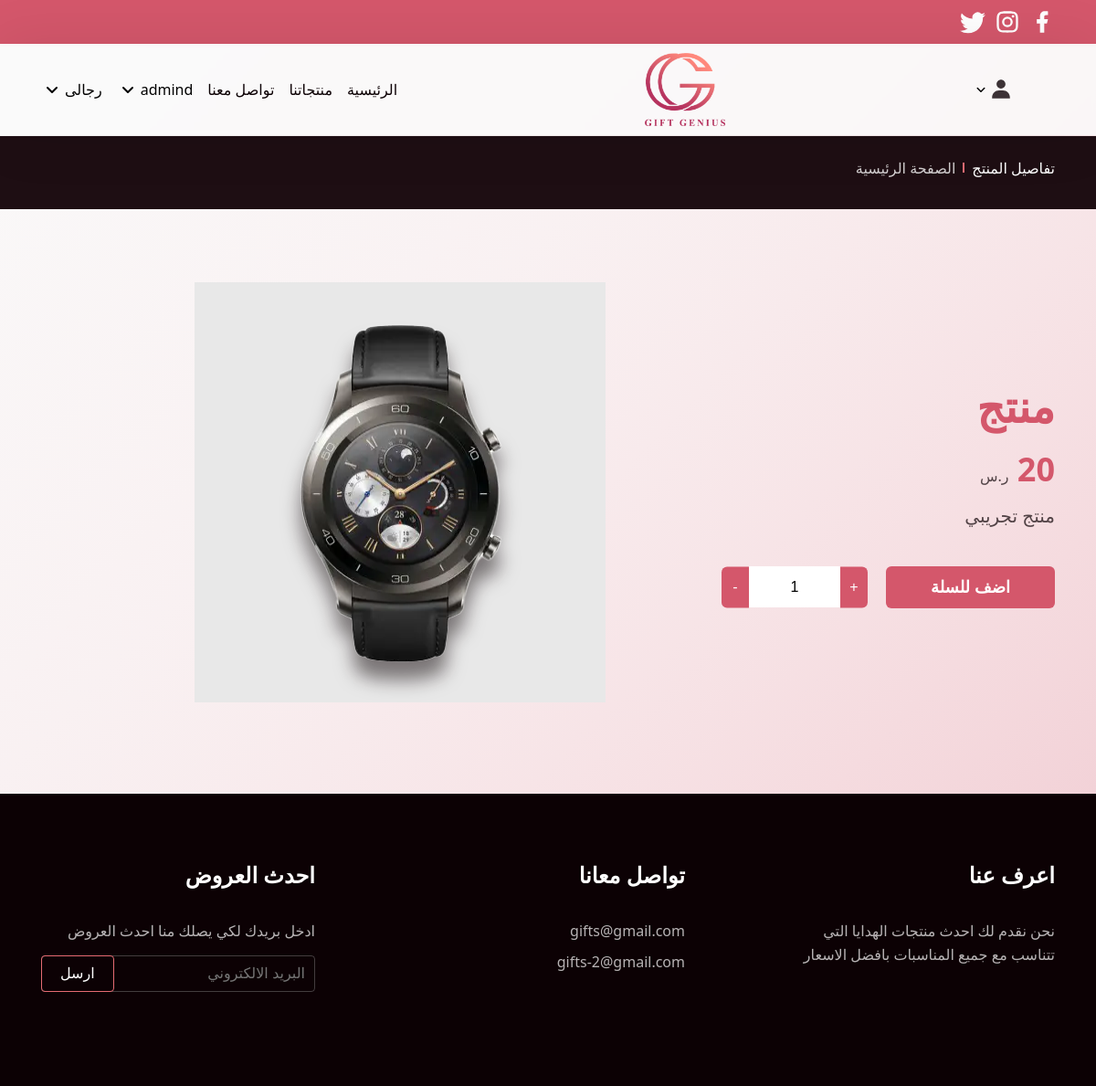
Page /productDetails.php?id=1 on the committed database.
### tables this page shows
CREATE TABLE `main_categories` (
  `id` int(11) UNSIGNED NOT NULL,
  `name` varchar(255) DEFAULT NULL
);

CREATE TABLE `products` (
  `id` int(10) UNSIGNED NOT NULL,
  `title` varchar(255) DEFAULT NULL,
  `image` varchar(255) DEFAULT NULL,
  `price` double DEFAULT 0,
  `qty` double DEFAULT 0,
  `description` text DEFAULT NULL,
  `category_id` int(11) UNSIGNED DEFAULT NULL,
  `sub_category_id` int(11) UNSIGNED DEFAULT NULL
);

### system/helper.php (called while the page is built, shortened)
<?php
if (!function_exists('runQuery')) {
    function runQuery($query)
    {
        $servername = "localhost";
        $username = "root";
        $password = "";
        $database = "gift";
        $conn = new mysqli($servername, $username, $password, $database);
        $conn->set_charset("utf8");
        return $conn->query($query);
    }
}

### productDetails.php (the view, shortened to what this page needs)
<?php
require('system/helper.php');
$selectProductsSql = "SELECT * FROM products WHERE id = {$_GET['id']}";
$selectProductsResult = runQuery($selectProductsSql);
$product = $selectProductsResult->fetch_assoc();
?>
<!DOCTYPE html>
<html lang="ar">
<head>
    <link rel="stylesheet" href="./assets/css/produtsDetails-C88IZhRT.css"/>
    <link rel="stylesheet" href="./assets/css/Categories-YAZY97fB.css"/>
</head>
<body>
<?php
include 'layout/inc/header.php';
?>
<main>
    <section class="breadcrumb relative overflow-hidden">
        <div class="container">
            <ul class="d-flex items-center  relative">
                <li class="defPage "><a href="index.php" class=""> تفاصيل المنتج </a></li>
                <li class="separator"></li>
                <li class="linkPage">الصفحة الرئيسية</li>
            </ul>
        </div>
    </section>
    <section class="detailsSection">
        <div class="container">
            <div class="row">
                <div class="col-5-lg col-12-md col-12-sm row-right">
                    <div class="right-side"><p
                                class="des name fs-48 fw-700 mb-6"><?php echo $product['title'] ?></php></p>
                        <p class="des price fs-36 fw-700 mb-6">
                            <span class="fs-16 fw-500">ر.س</span></p>
                        <p class="des overview fw-500 fs-20 mb-6">
                            <?php echo $product['description'] ?>
                        </p>
                        <form class="mt-14 d-flex items-center" action="" method="post">
                            <button class="btn btn-skew  round-6 py-6 px-12 fs-18 fw-700"
                                    type="<?php echo $product['qty'] > 0 ? 'submit' : 'button'; ?>"
                                    aria-label=" اضف للسلة">
                                اضف للسلة
                            </button>
                            <div class="form-group relative">
                                <button class="btn absolute right-0 top-50 more changeQty" data-type="add"
                                        data-qty="<?php echo $product['qty'] ?>" type="button" aria-label="more">
                                    +
                                </button>
                                <input type="text" readonly id="quantiy" name="qty"
                                       value="<?php echo $product['qty'] > 0 ? 1 : 'المنتج غير متاح'; ?>"
                                       class="text-center">
                                <button class="btn absolute left-0 top-50 mins changeQty" data-type="min"
                                        data-qty="<?php echo $product['qty'] ?>" type="button" aria-label="more">
                                    -
                                </button>
                            </div>
                        </form>
                    </div>
                </div>
                <div class="col-7-lg col-12-md col-12-sm row-left">
                    <div class="left-side">
                        <div class="full-img-container round-6 relative d-flex">
                            <div class="big-img"><img src="<?php echo $product['image'] ?>" alt="صورة المنتج"
                                                      class="round-6 mb-5" width="450" height="450" loading="lazy"
                                                      decoding="async"></div>
                        </div>
                    </div>
                </div>  </div>
        </div>
    </section>
</main>
<footer>
    <div class="container d-flex items-start justify-between">
        <div class="footer-ul about-us"><p class="title fs-24 fw-700">اعرف عنا</p>
            <p class="dec line-relaxed fs-16">
                نحن نقدم لك احدث منتجات الهدايا التي تتناسب مع جميع المناسبات بافضل
                الاسعار
            </p></div>
        <div class="footer-ul contact-us"><p class="title fs-24 fw-700">تواصل معانا</p>
            <p class="dec line-relaxed fs-16">gifts@gmail.com</p>
            <p class="dec line-relaxed fs-16 pt-4">gifts-2@gmail.com</p></div>
        <div class="footer-ul news"><p class="title fs-24 fw-700">احدث العروض</p>
            <p class="dec line-relaxed fs-16">ادخل بريدك لكي يصلك منا احدث العروض</p>
            <form action="index.php">
                <div class="from-group relative mt-7"><input type="email" placeholder="البريد الالكتروني"
                                                             class="round-4 pr-5">
                    <button class="btn  btn-skew sendEmails round-4 px-9  top-0 left-0" type="submit"
                            aria-label="send email">
                        ارسل
                    </button>
                </div>
            </form>
        </div>
    </div>
</footer>
</body>
</html>

### layout/inc/header.php (shortened to what this page needs)
<?php
require('system/helper.php');
$selectCategoriesSql = 'SELECT * FROM main_categories order by id DESC';
$selectCategoriesResult = runQuery($selectCategoriesSql);
?>
<nav class="topNav absolute top-0 py-5">
    <div class="container">
        <div class="icons d-flex items-center gap-y-5">
            <svg width="24" height="24" viewBox="0 0 24 24" data-icon="facebook">
                <symbol id="ai:local:facebook">
                    <path fill="currentColor"
                          d="M14 13.5h2.5l1-4H14v-2c0-1.03 0-2 2-2h1.5V2.14c-.326-.043-1.557-.14-2.857-.14C11.928 2 10 3.657 10 6.7v2.8H7v4h3V22h4z"/>
                </symbol>
                <use xlink:href="#ai:local:facebook"></use>
            </svg>
              </div>
    </div>
</nav>
<header class="absolute">
    <div class="container">
        <nav class="d-flex items-center justify-between py-5">
            <ul class="iconList d-flex items-center">
                <li class="nav-items"><a href="cart.php" class="nav-link mt-3">
                        <svg width="1em" height="1em" viewBox="0 0 512 512" data-icon="cart2">
                            <use xlink:href="#ai:local:cart2"></use>
                        </svg>
                    </a></li>
                <li class="dropdown nav-items pr-8 relative d-flex items-center openDropDown" data-drop="drop-0"><span
                            class="fw-700 nav-link relative openDropDown"  data-drop="drop-0">
                                     </span>
                </li>
            </ul>
            <a href="index.php" class="logo mx-auto"> <img src="./assets/images/gifts-AELogo-Cz-3vIdu_86Imp.webp"
                                                           alt="logo for Gift Genius " class="img-cover" loading="eager"
                                                           width="620" height="559" decoding="async"> </a>
            <ul class="d-flex items-center link-list normalMenu">
                <li class="nav-items pr-8"><a class="fw-500 nav-link  relative" href="index.php"> الرئيسية </a></li>
                <li class="nav-items pr-8"><a class="fw-500 nav-link  relative" href="product.php"> منتجاتنا </a></li>
                <li class="nav-items pr-8"><a class="fw-500 nav-link  relative" href="ContactUs.php"> تواصل معنا </a>
                </li>
                <?php
                if ($selectCategoriesResult->num_rows > 0) {
                    while ($row = $selectCategoriesResult->fetch_assoc()) {
                        ?>
                        <li class="dropdown nav-items pr-8 relative d-flex items-center openDropDown"
                            data-drop="drop-<?php echo $row['id']; ?>"><span
                                    class="fw-500 nav-link relative openDropDown"
                                    data-drop="drop-<?php echo $row['id']; ?>"> <?php echo $row['name']; ?></span>
                            <svg width="24" height="24" viewBox="0 0 24 24" class="pr-1 openDropDown"
                                 data-drop="drop-<?php echo $row['id']; ?>" id="arrowDropDown"
                                 data-icon="arrow-down">
                                <use xlink:href="#ai:local:arrow-down"></use>
                            </svg>
                        </li>
                        <?php
                    }
                }
                ?>
            </ul>
        </nav>
    </div>
</header>

### assets/css/produtsDetails-C88IZhRT.css (style rules this page uses)
.LastProduct,.steps,.detailsSection { min-height:100vh;padding-bottom:5vh }
.detailsSection { color:#0c0104;min-height:80vh;padding-top:10vh }
.detailsSection .name,.detailsSection .price { color:#d4576b }
.detailsSection .price span { opacity:.7;color:#0c0104 }
.detailsSection .overview { opacity:.7;width:450px;max-width:100%;line-height:1.5 }
.detailsSection .form-group { width:100px;max-width:100%;height:44.8px;margin-right:50px }
.detailsSection .form-group input { border:1px solid transparent;outline:0;width:100%;height:100% }
.detailsSection .form-group button { color:#fff;background-color:#d4576b;width:30px;height:100%;transform:translateY(-50%) }
.detailsSection .form-group button.more { border-top-right-radius:6px;border-bottom-right-radius:6px;right:-30px }
.detailsSection .form-group button.mins { border-top-left-radius:6px;border-bottom-left-radius:6px;left:-30px }
.detailsSection .btn-skew { background-color:#d4576b;border-width:0;width:40% }
.detailsSection .full-img-container .big-img { background-color:#e8e8e8;width:450px;margin:0 30px }
.detailsSection .full-img-container .big-img img { filter:drop-shadow(0 20px 10px rgba(12,1,4,.5));border-radius:6px;transition:all .5s ease-in-out }

### layout/assets/css.php (style rules this page uses)
body { font-family: Cairo, '_font_fallback_700968135695', system-ui; }

### rows in the picture
main_categories: name "رجالى"
main_categories: name "admind", $row['id'] 2 (drawn)
products: title "منتج", description "منتج تجريبي", qty "1", image (picture)
